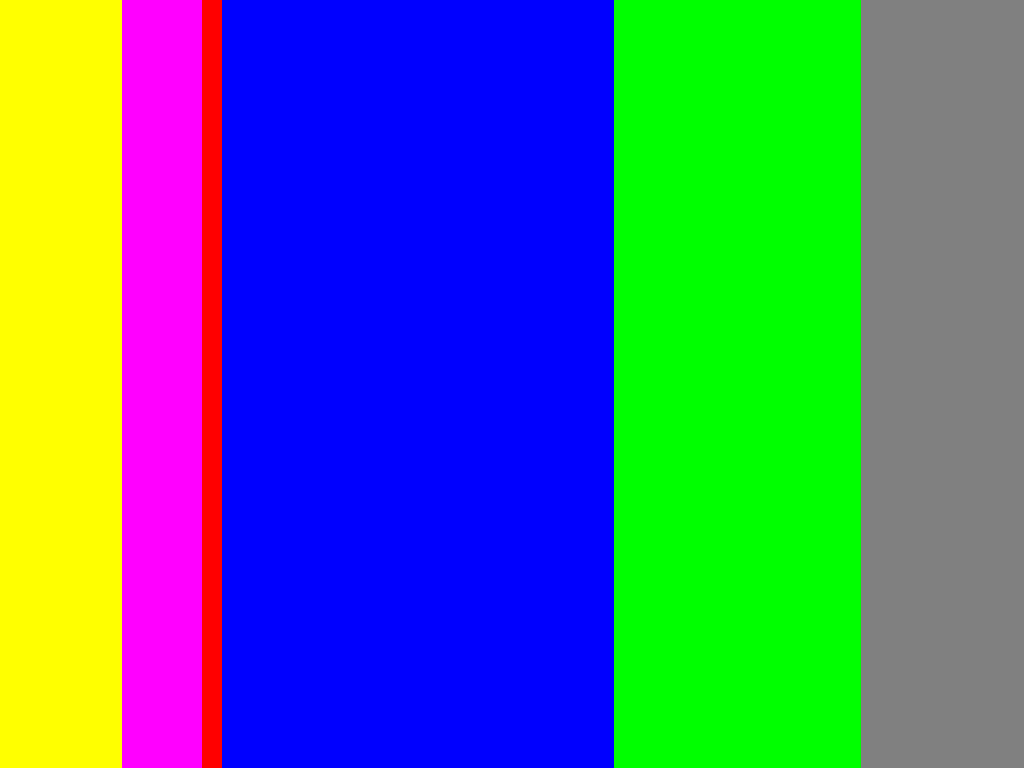
#> input picture images/0.png, 1024 x 768 px, given in place of 12.png, which was not available
$ python redraw_v1.11.py
#> lines starting #> are read from the running program, lines starting #| are printed output that depends on the picture; after the words box and inside, x2 and y2 are one past the last pixel; in counts of white or black regions, pixels touching at a corner belong together; pictures that were not available may be replaced by others from this repository, and a replacement may not be noted
from __future__ import division
import numpy as np
import os
import cv2

project_path = "E:/redraw/"
data_path = os.path.join(project_path, "data/")
image_path = os.path.join(project_path, "images/")
colordata_path = os.path.join(project_path, "colordata/")


image_width = 1024
image_height = 768
CUT_NUMBER = 5
IMAGE_NUMBER = 30
IMAGE_ORDER = [0,1,2,3,4,5,6,7,8,9,10,11,12,13,14,15,16,17,18,19,20,21,22,23,24,25,26,27,28,29]
COLOR_ALL = [[0,0,0],[128,128,128],[0,0,255],[0,255,0],[255,0,0],[0,255,255],[255,0,255],[255,255,0],[255,255,255]]
COLOR_DATA = []
VERTEXES_DATA = []
CIRCLE_SIZE = 2
CIRCLE_COLOR = [0,0,255]
PROPOTION = [2,3,4,5,6,7,8]
VERTEXES_PERPOLYGEN = 4
CLICK_NUMBER = 0
CLICK_POINTS = []
CONFIRM_POINTS = []
COLORFILL_NUMBER = 0
CLICK_COLOR = []

# [4 lines left out: function draw_polygen, not called in this run]

def possible_cutpos(vertexes):
    possible_points = []

    for i in range(len(vertexes)):
        min_x = min(vertexes[i][0][0], vertexes[i][2][0])
        max_x = max(vertexes[i][0][0], vertexes[i][2][0])
        min_y = min(vertexes[i][0][1], vertexes[i][2][1])
        max_y = max(vertexes[i][0][1], vertexes[i][2][1])
        len_xside = max_x - min_x
        len_yside = max_y - min_y
        possible_cutpoints = []
        for k in range(len(PROPOTION)):
            possible_cutpoints.append([min_x + PROPOTION[k]/10 * len_xside, min_y])
            possible_cutpoints.append([min_x, min_y + PROPOTION[k]/10 * len_yside])
            possible_cutpoints.append([min_x + PROPOTION[k]/10 * len_xside, max_y])
            possible_cutpoints.append([max_x, min_y + PROPOTION[k]/10 * len_yside])
        possible_points.append(possible_cutpoints)
    return possible_points

# [122 lines left out: functions select_cutshape, vertexes_clustery, points_sort, points_reallocation, mouse_select, not called in this run]


def parse(vertexes, image, image_number, parse_order):
    global CLICK_NUMBER, CLICK_POINTS, CONFIRM_POINTS
    possible_points = possible_cutpos(vertexes)
    for j in range(len(possible_points)):
        for k in range(4*len(PROPOTION)):
            cv2.circle(image, (int(possible_points[j][k][0]), int(possible_points[j][k][1])), CIRCLE_SIZE, CIRCLE_COLOR, -1)
    cv2.imshow('image', image)
    cv2.setMouseCallback('image', mouse_select, [image, possible_points, vertexes, image_number, parse_order])
    cv2.waitKey()
    image[68:100, 428:600] = 40
    CLICK_NUMBER = 0
#    cut_points = CLICK_POINTS[:]


#    vertexes_draw = points_sort(vertexes [draw_order+1])
#    img = draw_polygen(vertexes = np.array(vertexes_draw,'int32'), img = image, color = colors[draw_order+1])
    return vertexes, image

# [9 lines of commented-out code are left out]

# [26 lines left out: function color_fill, not called in this run]

# [12 lines of commented-out code are left out]

def cut(vertexes, cut_order, image, image_number):
    global COLORFILL_NUMBER, CLICK_NUMBER

    for i in range(CUT_NUMBER + 1 - cut_order):
        points = np.array(vertexes[i], np.int32)
        cv2.polylines(image, [points], True, (155,255,155), 3)
        cv2.imshow('image', image)

    image = parse(vertexes = vertexes, image = image, image_number = image_number, parse_order = cut_order)[1]

    if cut_order == 1:
#        image = np.zeros([image_height, image_width, 3], 'uint8')
#        image[:] = 40
        for k in range(CUT_NUMBER+1):
            cv2.rectangle(image, (int(vertexes[k][0][0]), int(vertexes[k][0][1])), (int(vertexes[k][2][0]), int(vertexes[k][2][1])), (55,255,155), 3)
        cv2.imshow('image', image)

        while COLORFILL_NUMBER < CUT_NUMBER + 1:
            cv2.setMouseCallback('image', color_fill, [image, vertexes, image_number])
            cv2.waitKey()
            image[68:100, 428:600] = 40
            cv2.imshow('image', image)
            CLICK_NUMBER = 0
        COLORFILL_NUMBER = 0
        return image
    return cut(vertexes, cut_order-1, image, image_number)

def iamge_generate(image_number):
#> called with image_number = 30
    global CLICK_COLOR
    CLICK_COLOR = []
    image = np.zeros([image_height, image_width, 3], 'uint8')
    image[...] = 40
    cv2.namedWindow('image')
    cv2.imshow('image', image)
    cv2.waitKey()
    memory_image = cv2.imread(image_path+str(IMAGE_ORDER[image_number - 1])+'.png')
#> memory_image is the input picture: shape (768, 1024, 3); mean B, G, R 137.9, 112.3, 75.7
    resize_image = cv2.resize(memory_image,(int(0.6*image_width), int(0.6*image_height)),interpolation=cv2.INTER_CUBIC)
    image[int(0.2*image_height) : int(0.8*image_height)-1, int(0.2*image_width) : int(0.8*image_width)-1] = resize_image
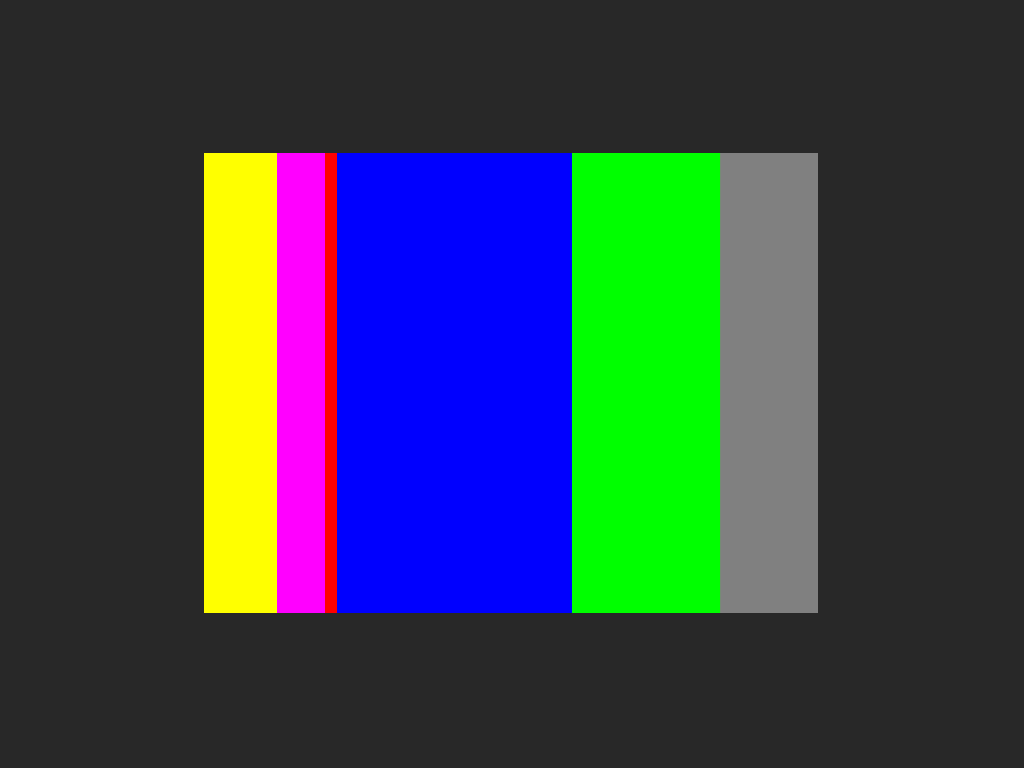
#> image: shape (768, 1024, 3); mean B, G, R 75.2, 65.9, 52.8
    cv2.namedWindow('image')
    cv2.imshow('image', image)
    cv2.waitKey(1500)

    VERTEXES = []
    vertexes_nocut = [[0.2*image_width, 0.2*image_height], [0.8*image_width, 0.2*image_height], [0.8*image_width, 0.8*image_height], [0.2*image_width, 0.8*image_height]]
    VERTEXES.append(vertexes_nocut)

    image = np.zeros([image_height, image_width, 3], 'uint8')
    image[:] = 40

    for j in range(len(COLOR_ALL)):
        cv2.rectangle(image, (int(0.9*image_width), int((0.5+j)*0.1*image_height)), (int(1.0*image_width), int((1.5+j)*0.1*image_height)), COLOR_ALL[j], -1)
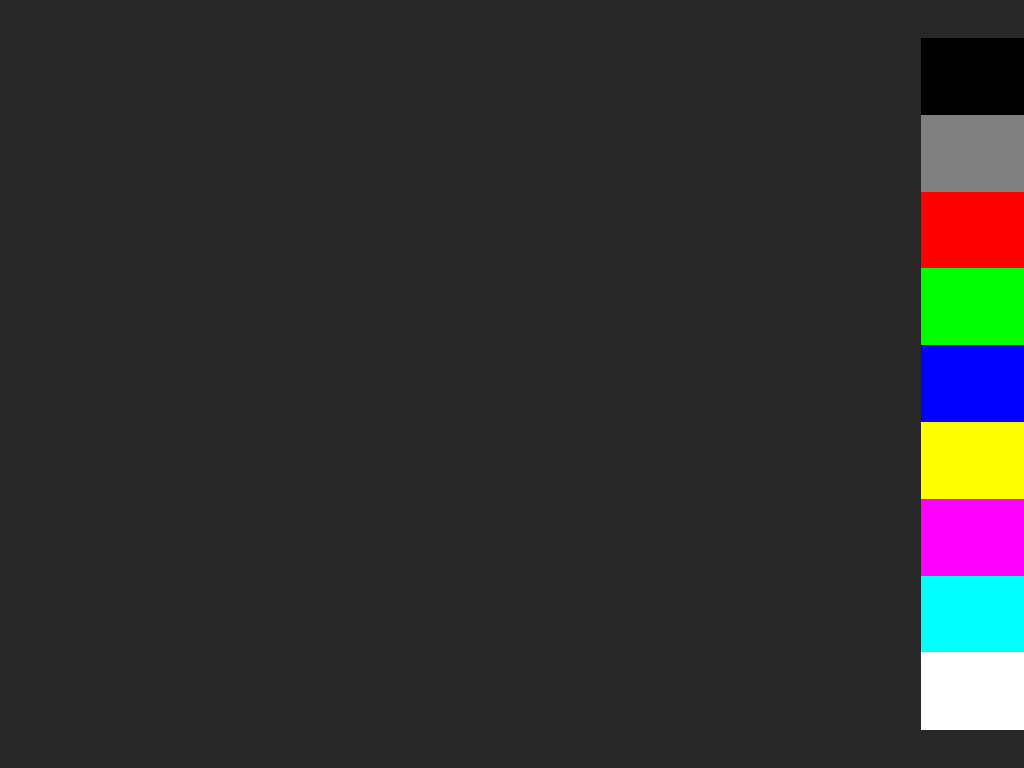
#> image: shape (768, 1024, 3); mean B, G, R 48, 48, 48

    image = cut(vertexes = VERTEXES, cut_order = CUT_NUMBER, image = image, image_number = image_number)
#> the loop in cut, `for i in range(CUT_NUMBER + 1 - cut_order):` made 1 pass
#> pass 1, in cut, `cv2.imshow('image', image)`:
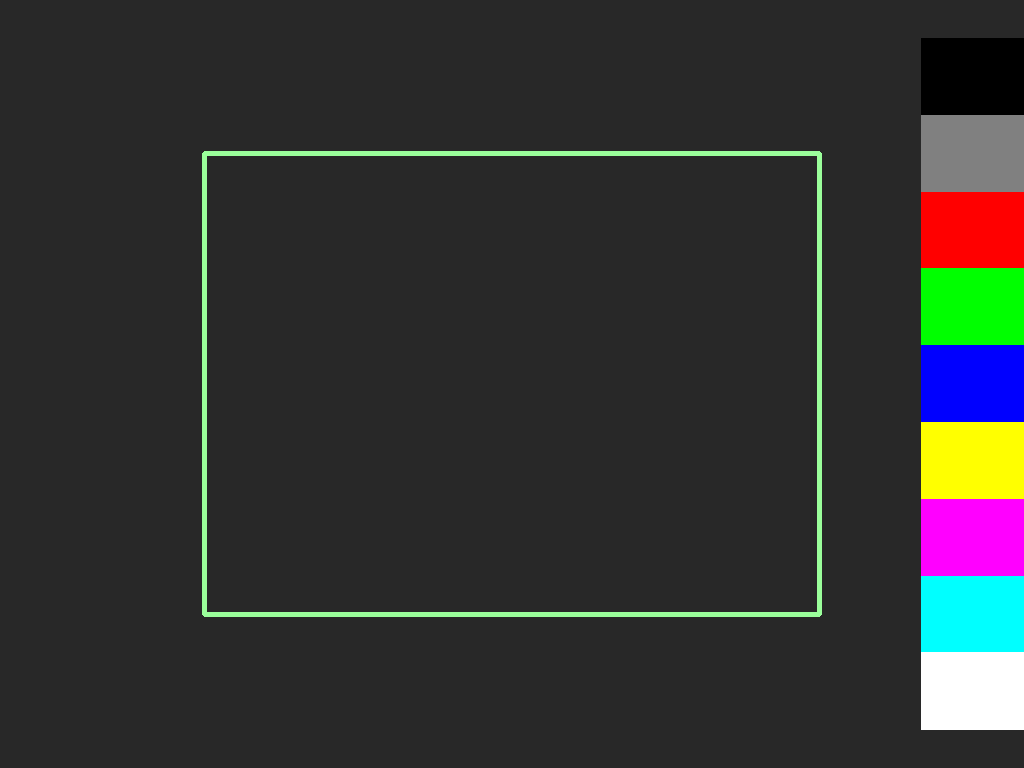
#> window 'image': shape (768, 1024, 3); mean B, G, R 49.5, 50.9, 49.5
#> after the loop in parse, `for j in range(len(possible_points)):`:
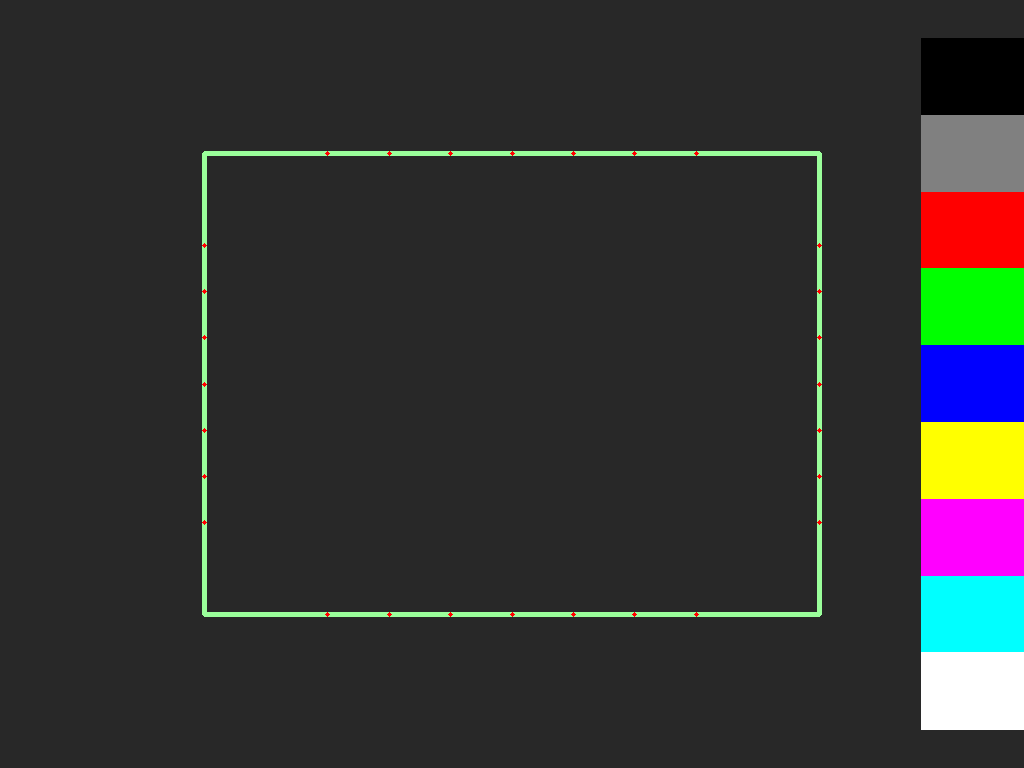
#> image: shape (768, 1024, 3); 0.05% of pixels changed, all inside (x1, y1, x2, y2) = (202, 151, 822, 617)
    cv2.imshow('image', image)

    if image_number == 1:
        print('done')
        return
    return iamge_generate(image_number-1)


def main():
    np.random.shuffle(IMAGE_ORDER)
    iamge_generate(image_number = IMAGE_NUMBER)

if __name__ == '__main__':
#> (the run stopped early here; a loop or call above may not have finished)

$ run again, on images/1.png
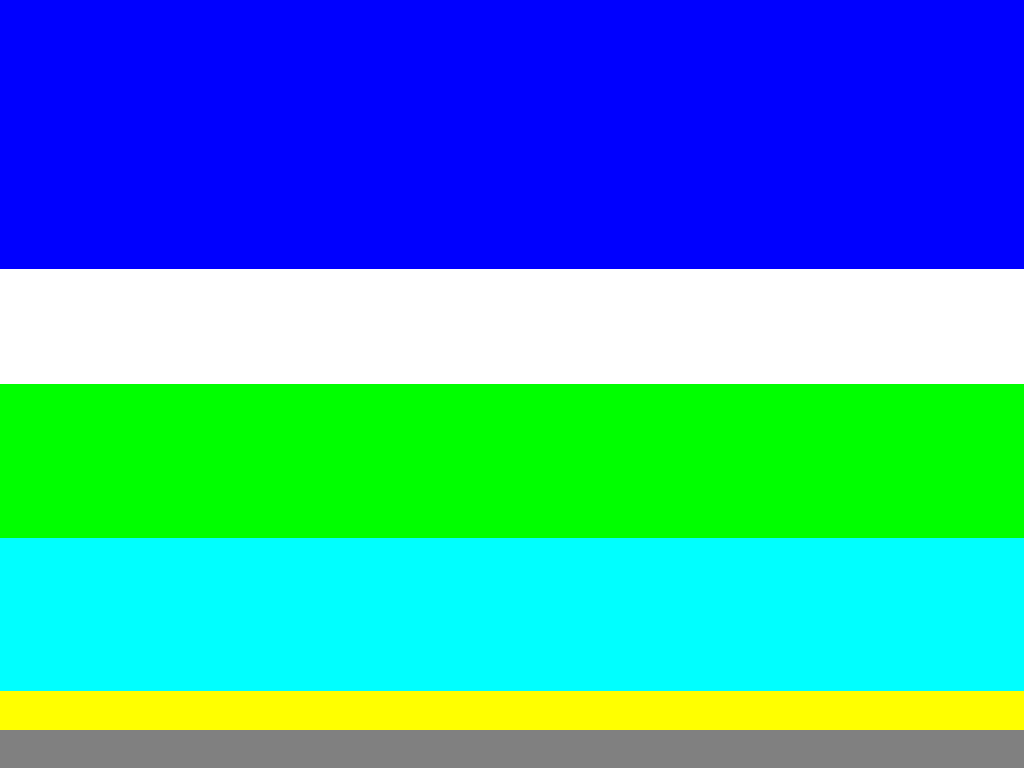
#> input picture images/1.png, 1024 x 768 px, given in place of 12.png, which was not available
#> in iamge_generate, memory_image is the input picture: shape (768, 1024, 3); mean B, G, R 184.6, 159.4, 57.5
#> in iamge_generate, `image[int(0.2*image_height) : int(0.8*image_height)-1, int(0.2*image_w..`:
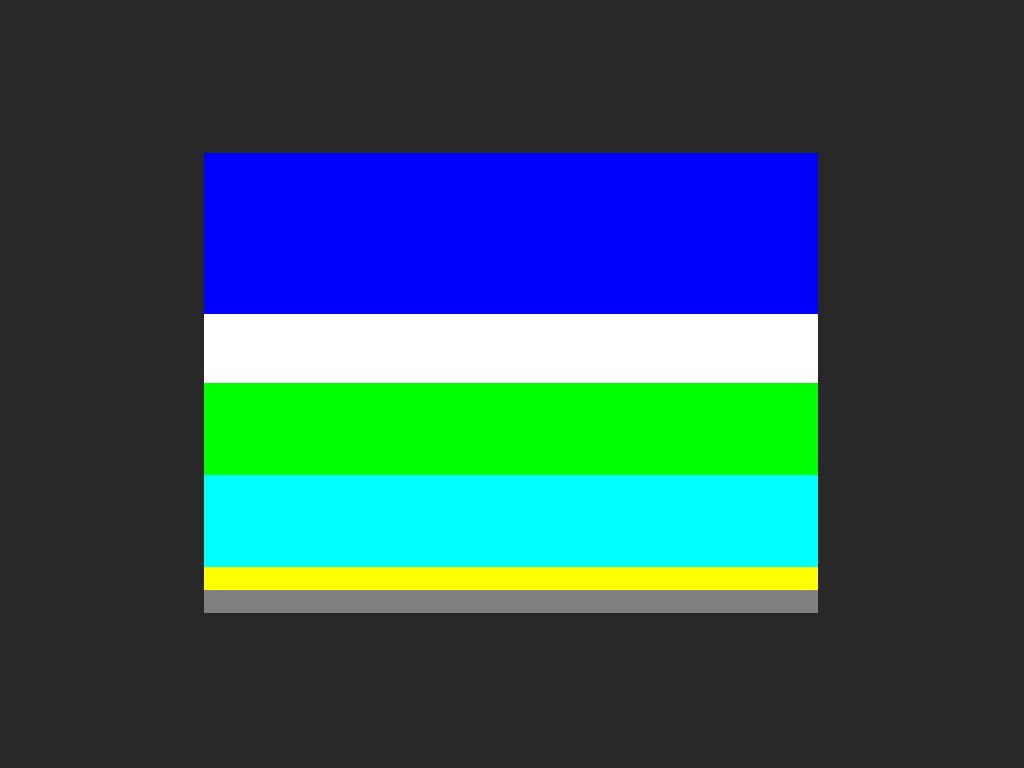
#> image: shape (768, 1024, 3); mean B, G, R 92, 82.9, 46.3
